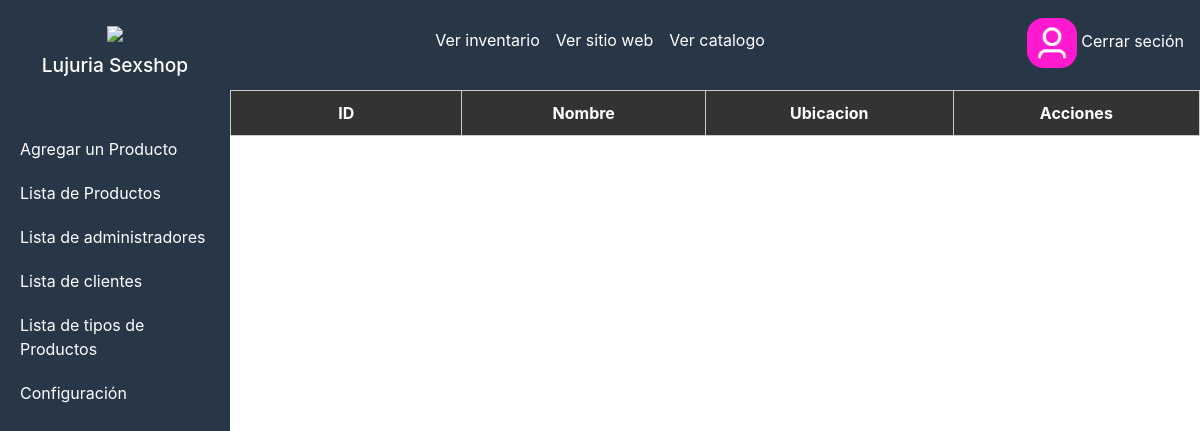
Page /administrador/seccion/Lista_tipo-producto.php (signed in) on the earlier database version.
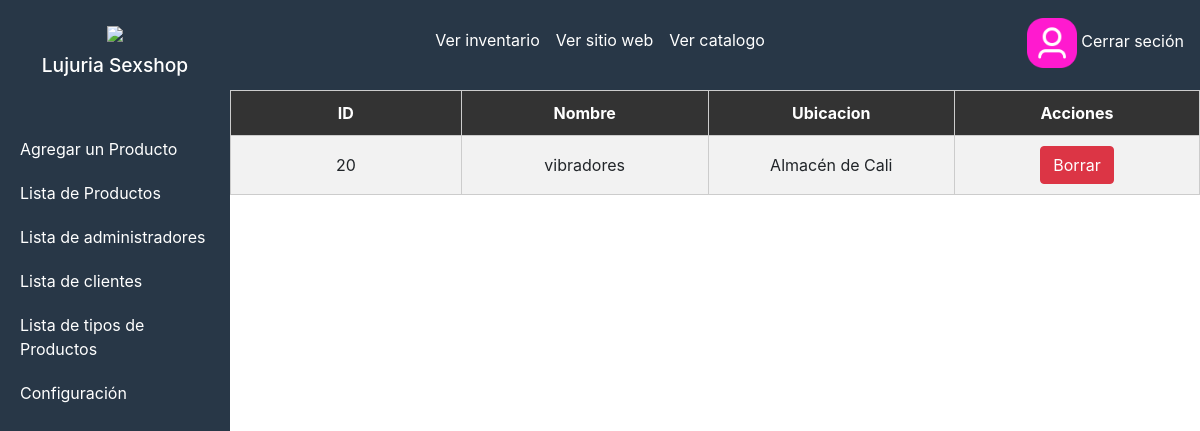
Same page on the later database version.
### tables this page shows
CREATE TABLE `categoria` (
  `categoria_id` int(7) NOT NULL,
  `categoria_nombre` varchar(50) NOT NULL,
  `categoria_ubicacion` varchar(150) NOT NULL
);

### administrador/seccion/Lista_tipo-producto.php (the view, shortened to what this page needs)
<?php include("../../administrador\seccion/template-sections\barra-vertical.php");
include("../../administrador\seccion\productos.php");
?>
<?php
try {
    $sentenciaSQL = $conexion->prepare("SELECT * FROM categoria");
    $sentenciaSQL->execute();
    $lista_tipo = $sentenciaSQL->fetchAll(PDO::FETCH_ASSOC);
} catch(PDOException $e) {
    echo "Error en la consulta: " . $e->getMessage();
}
usort($lista_tipo, 'compararPorClienteID');
?>
<head>
    <link rel="stylesheet" href="../../administrador\css\tipos-style.css">
</head>
<body>
    <div class="contenido_tabla">
        <div class="tabla">
        <table class="table-custom">
            <thead>
                <tr>
                <th>ID</th>
                <th>Nombre</th>
                <th>Ubicacion</th>
                <th>Acciones</th>
                </tr>
            </thead>
            <tbody class="contenido">
                <?php foreach($lista_tipo as $tipo) { ?>
                <tr>
                <td><?php echo $tipo['categoria_id']; ?></td>
                <td><?php echo $tipo['categoria_nombre']; ?></td>
                <td><?php echo $tipo['categoria_ubicacion']; ?></td>
                <td>
                    <form method="post">
                    <input type="submit" name="accion" value="Borrar" class="btn btn-danger"/>
                    </form>
                </td>
                </tr>
                <?php } ?>
            </tbody>
        </table>
                </div>
                </div>
</body>

Differences in the rows shown:
added categoria: categoria_id "20", categoria_nombre "vibradores", categoria_ubicacion "Almacén de Cali"
